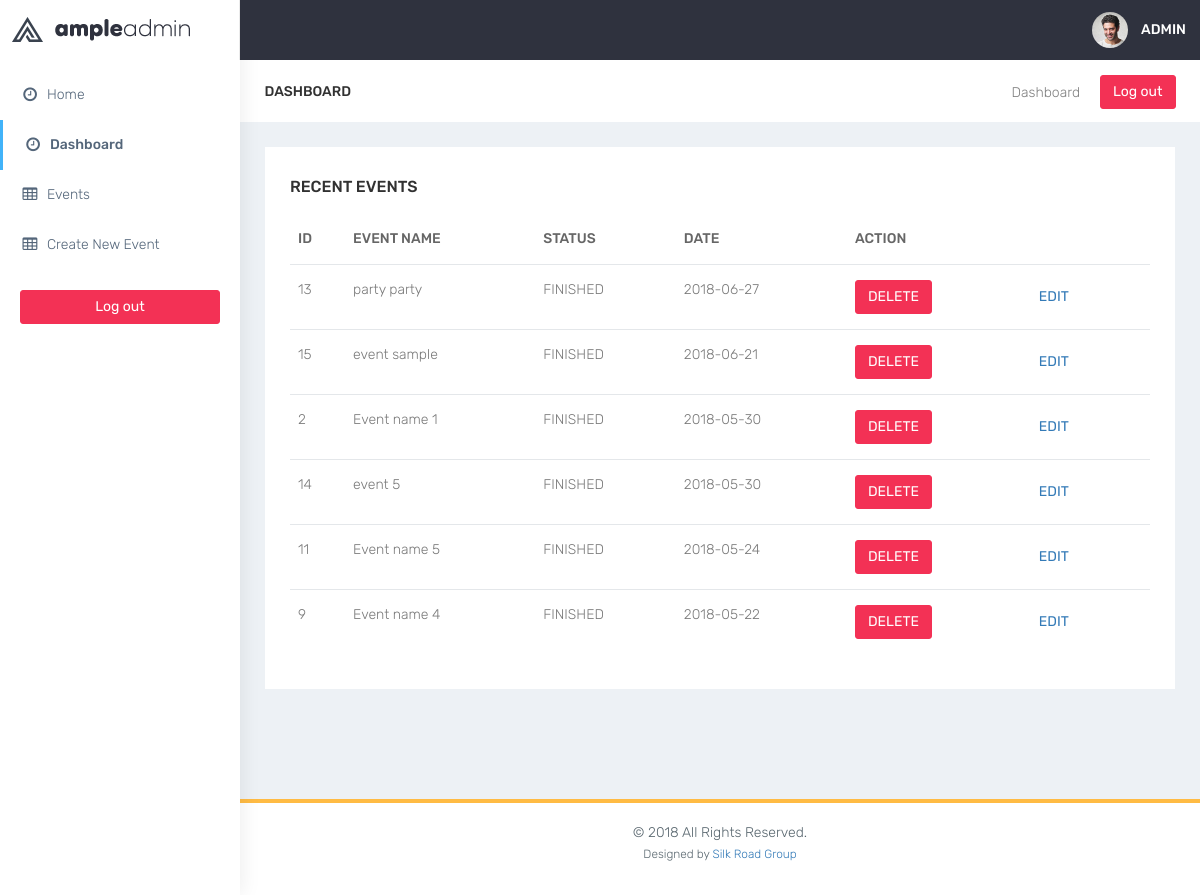
The page /dashboard/ample-admin-lite/html/admin_dashboard.php on the database its author committed.
### tables this page shows
CREATE TABLE `events` (
  `ID` int(11) NOT NULL,
  `event_name` varchar(500) NOT NULL,
  `txt` mediumtext NOT NULL,
  `event_date` date NOT NULL,
  `address` varchar(2000) NOT NULL,
  `capacity` int(11) NOT NULL,
  `image` varchar(500) NOT NULL,
  `promo_code` varchar(100) NOT NULL,
  `price` int(11) NOT NULL
);

### database/database_functions.php (called while the page is built, shortened)
<?php
include('database.php');
function events_show()
{
	GLOBAL $link;
	$sql = mysqli_query($link , "SELECT * FROM `events` ORDER BY `event_date` DESC");
	return $sql;
}
 ?>

### dashboard/ample-admin-lite/html/admin_dashboard.php (the view, shortened to what this page needs)
<!DOCTYPE html>
<html lang="en">
<head>
    <link href="bootstrap/dist/css/bootstrap.min.css" rel="stylesheet">
    <link href="../plugins/bower_components/sidebar-nav/dist/sidebar-nav.min.css" rel="stylesheet">
    <link href="../plugins/bower_components/morrisjs/morris.css" rel="stylesheet">
    <link href="../plugins/bower_components/chartist-js/dist/chartist.min.css" rel="stylesheet">
    <link href="../plugins/bower_components/chartist-plugin-tooltip-master/dist/chartist-plugin-tooltip.css" rel="stylesheet">
    <link href="css/animate.css" rel="stylesheet">
    <link href="css/style.css" rel="stylesheet">
    <link href="css/colors/default.css" id="theme" rel="stylesheet">
</head>
<body class="fix-header">
    <div id="wrapper">
        <nav class="navbar navbar-default navbar-static-top m-b-0">
            <div class="navbar-header">
                <div class="top-left-part">
                    <a class="logo" href="index.html">
                        <b>
                        <img src="../plugins/images/admin-logo.png" alt="home" class="dark-logo" /><img src="../plugins/images/admin-logo-dark.png" alt="home" class="light-logo" />
                     </b>
                        <span class="hidden-xs">
                        <img src="../plugins/images/admin-text-dark.png" alt="home" class="light-logo" />
                     </span> </a>
                </div>
                <ul class="nav navbar-top-links navbar-right pull-right">
                    <li>
                        <a class="profile-pic" href="#"> <img src="../plugins/images/users/varun.jpg" alt="user-img" width="36" class="img-circle"><b class="hidden-xs"><?php echo " ADMIN ".$_SESSION['message']['user']['username']; ?></b></a>
                    </li>
                </ul>
            </div>
        </nav>
        <div class="navbar-default sidebar" role="navigation">
            <div class="sidebar-nav slimscrollsidebar">
                <div class="sidebar-head">
                    <h3><span class="fa-fw open-close"><i class="ti-close ti-menu"></i></span> <span class="hide-menu">Navigation</span></h3>
                </div>
                <ul class="nav" id="side-menu">
                    <li style="padding: 70px 0 0;">
                        <a href="../../../index.php" class="waves-effect"><i class="fa fa-clock-o fa-fw" aria-hidden="true"></i>Home</a>
                    </li>
                    <li>
                        <a href="/dashboard/ample-admin-lite/html/admin_dashboard.php" class="waves-effect"><i class="fa fa-clock-o fa-fw" aria-hidden="true"></i>Dashboard</a>
                    </li>
                    <li>
                        <a href="../../../events/events.php" class="waves-effect"><i class="fa fa-table fa-fw" aria-hidden="true"></i>Events</a>
                    </li>
                    <li>
                        <a href="/dashboard/ample-admin-lite/html/create_event.php" class="waves-effect"><i class="fa fa-table fa-fw" aria-hidden="true"></i>Create New Event</a>
                    </li>
                </ul>
                <div class="center p-20">
                     <a href="/dashboard/ample-admin-lite/html/log_out.php"  class="btn btn-danger btn-block waves-effect waves-light">Log out</a>
                 </div>
            </div>
        </div>
        <div id="page-wrapper">
            <div class="container-fluid">
                <div class="row bg-title">
                    <div class="col-lg-3 col-md-4 col-sm-4 col-xs-12">
                        <h4 class="page-title">Dashboard</h4> </div>
                    <div class="col-lg-9 col-sm-8 col-md-8 col-xs-12">
                        <a href="/dashboard/ample-admin-lite/html/log_out.php"  class="btn btn-danger pull-right m-l-20 hidden-xs hidden-sm waves-effect waves-light">Log out</a>
                        <ol class="breadcrumb">
                            <li><a href="#">Dashboard</a></li>
                        </ol>
                    </div>
                </div>
                <div class="row">
                    <div class="col-md-12 col-lg-12 col-sm-12">
                        <div class="white-box">
                            <div class="col-md-3 col-sm-4 col-xs-6 pull-right">
                            </div>
                            <h3 class="box-title">Recent Events</h3>
                            <div class="table-responsive">
                                <table class="table">
                                    <thead>
                                        <tr>
                                            <th>ID</th>
                                            <th>EVENT NAME</th>
                                            <th>STATUS</th>
                                            <th>DATE</th>
                                            <th>ACTION</th>
                                        </tr>
                                    </thead>
                                    <tbody>
                                        <?php
                                            $events = events_show();
                                            foreach ($events as $key)
                                            {
                                                if ($key['event_date'] > date("Y-m-d"))
                                                {
                                                    $capacity = capacity($key['event_name']);
                                                    if ($capacity == 0)
                                                    {
                                                        $status = "FULL";
                                                    }
                                                    else
                                                    {
                                                        $status = "AVAILABLE";
                                                    }
                                                }
                                                else
                                                {
                                                    $status = "FINISHED";
                                                }
                                                echo "<tr>";
                                                echo "<td>" . $key['ID'] . "</td>";
                                                echo "<td class=\"txt-oflo\">" . $key['event_name'] . "</td>";
                                                echo "<td>" . $status .  "</td>";
                                                echo "<td class=\"txt-oflo\">". $key['event_date'] ."</td>";
                                                echo "<td>"."<a href=\"/dashboard/ample-admin-lite/html/delete_event.php?id=".$key['ID']."\"". "class=\"btn btn-danger\">"."DELETE"."</a></td>";
                                                echo "<td>"."<a href=\"/dashboard/ample-admin-lite/html/create_event.php?id=".$key['ID']."\""." class=\"btn \">"."EDIT"."</a></td>";
                                                echo "</tr>";
                                            }
                                         ?>
                                    </tbody>
                                </table>
                            </div>
                        </div>
                    </div>
                </div>
            </div>
            <footer class="footer text-center"> &copy; 2018 All Rights Reserved. <p><small>Designed by <a href="#" target="_blank">Silk Road Group</a> </small> </p> </footer>
        </div>
    </div>
</body>
</html>

### dashboard/ample-admin-lite/html/css/colors/default.css (style rules this page uses)
body { background: #fff; }
.top-left-part { background: #fff; }
.top-left-part .light-logo { display: inline-block; }
.navbar-header { background: #2f323e; }
.navbar-top-links > li > a { color: #ffffff; }
.sidebar .sidebar-head { background: #ffffff; }
.sidebar .sidebar-head h3 { color: #686868; }
.sidebar { background: #fff; box-shadow: 1px 0px 20px rgba(0, 0, 0, 0.08); }
#side-menu li a { color: #54667a; }
#side-menu li a { color: #54667a; border-left: 0px solid #fff; }
#side-menu > li > a { border-left: 3px solid transperant; }
#side-menu > li > a.active { background: transperant; color: #54667a; border-left: 3px solid #41b3f9; font-weight: 500; }

### rows shown on the page
events: ID "13", event_name "party party", event_date "FINISHED", event_date "2018-06-27"
events: ID "15", event_name "event sample", event_date "FINISHED", event_date "2018-06-21"
events: ID "2", event_name "Event name 1", event_date "FINISHED", event_date "2018-05-30"
events: ID "14", event_name "event 5", event_date "FINISHED", event_date "2018-05-30"
events: ID "11", event_name "Event name 5", event_date "FINISHED", event_date "2018-05-24"
events: ID "9", event_name "Event name 4", event_date "FINISHED", event_date "2018-05-22"
